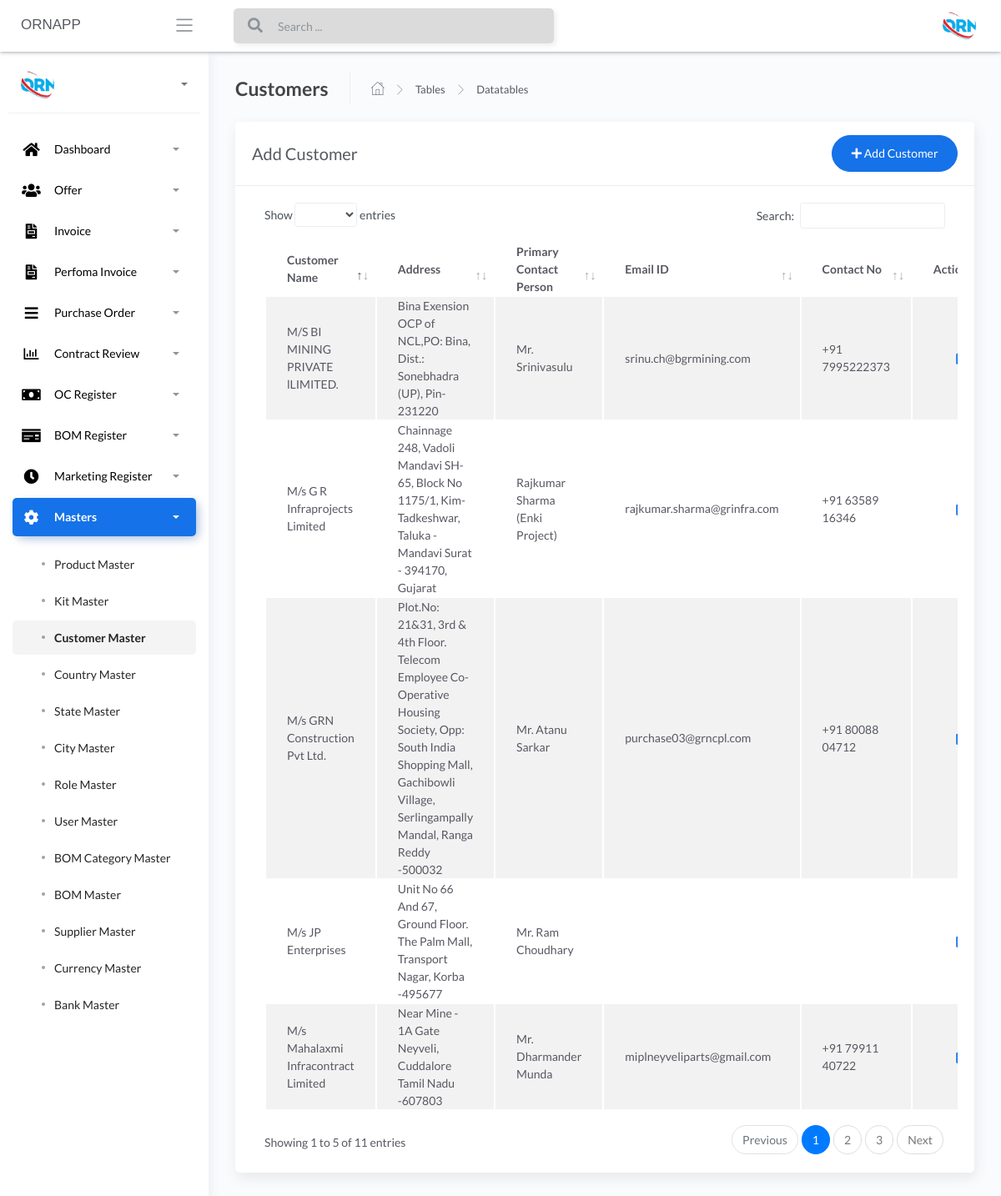
/Customer-masters (signed in), run on the app's committed database.
### apps/home/models.py (models this page shows, shortened)
class CustomerMaster(db.Model):
    __tablename__ = "customermaster"
    id = db.Column(db.Integer, primary_key=True)
    customer_name = db.Column(db.String())
    primary_contact_name = db.Column(db.String())
    secondary_contact_name = db.Column(db.String())
    email_id = db.Column(db.String())
    contact_number = db.Column(db.INT())
    pan_number = db.Column(db.String())
    gst_number = db.Column(db.String())
    address = db.Column(db.String())
    customer_country_name = db.Column(db.String())
    customer_state_name = db.Column(db.String())
    customer_city_name = db.Column(db.String())

### apps/home/routes.py (the view, shortened to what this page needs)
@blueprint.route('/Customer-masters', methods=['GET', 'POST'])
@login_required
def Customer_masters():
    if request.method == 'GET':
        users = CustomerMaster.query.all()
        city_master = CityMaster.query.all()
        state_masters = StateMaster.query.all()
        country_master = CountryMaster.query.all()
        return render_template('home/Customer-masters.html',users=users,city_master=city_master,state_masters=state_masters,
                               country_master=country_master, segment='Customer-masters')

### apps/__init__.py (called while the page is built)
def configure_database(app):
    @app.before_first_request
    def initialize_database():
        db.create_all()
    @app.teardown_request
    def shutdown_session(exception=None):
        db.session.remove()

### apps/authentication/models.py (called while the page is built)
@login_manager.user_loader
def user_loader(id):
    return Users.query.filter_by(id=id).first()

### apps/templates/home/Customer-masters.html (shortened to what this page needs)
{% extends "layouts/base.html" %}
{% block content %}
	<div class="content">
		<div class="page-inner">
			<div class="page-header">
				<h4 class="page-title">Customers</h4>
				<ul class="breadcrumbs">
					<li class="nav-home">
						<a href="#">
							<i class="flaticon-home"></i>
						</a>
					</li>
					<li class="separator">
						<i class="flaticon-right-arrow"></i>
					</li>
					<li class="nav-item">
						<a href="#">Tables</a>
					</li>
					<li class="separator">
						<i class="flaticon-right-arrow"></i>
					</li>
					<li class="nav-item">
						<a href="#">Datatables</a>
					</li>
				</ul>
			</div>
			<div class="row">
				<div class="col-md-12">
					<div class="card">
						<div class="card-header">
							<div class="d-flex align-items-center">
								<h4 class="card-title">Add Customer</h4>
								<button class="btn btn-primary btn-round ml-auto" data-toggle="modal" data-target="#addRowModal">
									<i class="fa fa-plus"></i>
									Add Customer
								</button>
							</div>
						</div>
						<div class="card-body">
							<div class="table-responsive">
								<table id="add-row" class="display table table-striped table-hover" >
									<thead>
										<tr>
											<th>Customer Name</th>
											<th>Address</th>
                                            <th>Primary Contact Person</th>
											<th>Email ID</th>
											<th>Contact No</th>
											<th style="width: 10%">Action</th>
										</tr>
									</thead>
									<tbody>
									{% for user in users %}
											<tr
											{% if loop.index %2==0 %}
											{% else %}
											{% endif %}
											>
											<td>{{user.customer_name}}</td>
											<td>{{user.address}}</td>
											<td>{{user.primary_contact_name}}</td>
											<td>{{user.email_id}}</td>
											<td>{{user.contact_number}}</td>
											<td>
											<div class="form-button-action">
											<span style="font-size: 24px;color:green;">
											<a href="/{{user.id}}/editcustomer" type="button" data-toggle="tooltip" title="" class="btn btn-link btn-primary btn-lg" data-original-title="Edit Task"> </a>
											</span>
											</div>
											</td>
										</tr>
									{% endfor %}
									</tbody>
								</table>
							</div>
						</div>
					</div>
				</div>
			</div>
		</div>
	</div>
{% endblock content %}

### data on the page
CustomerMaster: customer_name "M/S BI MINING PRIVATE lLIMITED.", address "Bina Exension OCP of NCL,PO: Bina, Dist.: Sonebhadra (UP), Pin-231220", primary_contact_name "Mr. Srinivasulu", email_id "srinu.ch@bgrmining.com", contact_number "+91 7995222373"
CustomerMaster: customer_name "M/s JP Enterprises", address "Unit No 66 And 67, Ground Floor. The Palm Mall, Transport Nagar, Korba -495677", primary_contact_name "Mr. Ram Choudhary"
CustomerMaster: customer_name "M/s G R Infraprojects Limited", address "Chainnage 248, Vadoli Mandavi SH-65, Block No 1175/1, Kim-Tadkeshwar, Taluka - Mandavi Surat - 394170, Gujarat", primary_contact_name "Rajkumar Sharma (Enki Project)", email_id "rajkumar.sharma@grinfra.com", contact_number "+91 63589 16346"
CustomerMaster: customer_name "M/s Mahalaxmi Infracontract Limited", address "Near Mine - 1A Gate Neyveli, Cuddalore Tamil Nadu -607803", primary_contact_name "Mr. Dharmander Munda", email_id "miplneyveliparts@gmail.com", contact_number "+91 79911 40722"
CustomerMaster: customer_name "M/s GRN Construction Pvt Ltd.", address "Plot.No: 21&31, 3rd & 4th Floor. Telecom Employee Co-Operative Housing Society, Opp: South India Shopping Mall, Gachibowli Village, Serlingampally Mandal, Ranga Reddy -500032", primary_contact_name "Mr. Atanu Sarkar", email_id "purchase03@grncpl.com", contact_number "+91 80088 04712"
